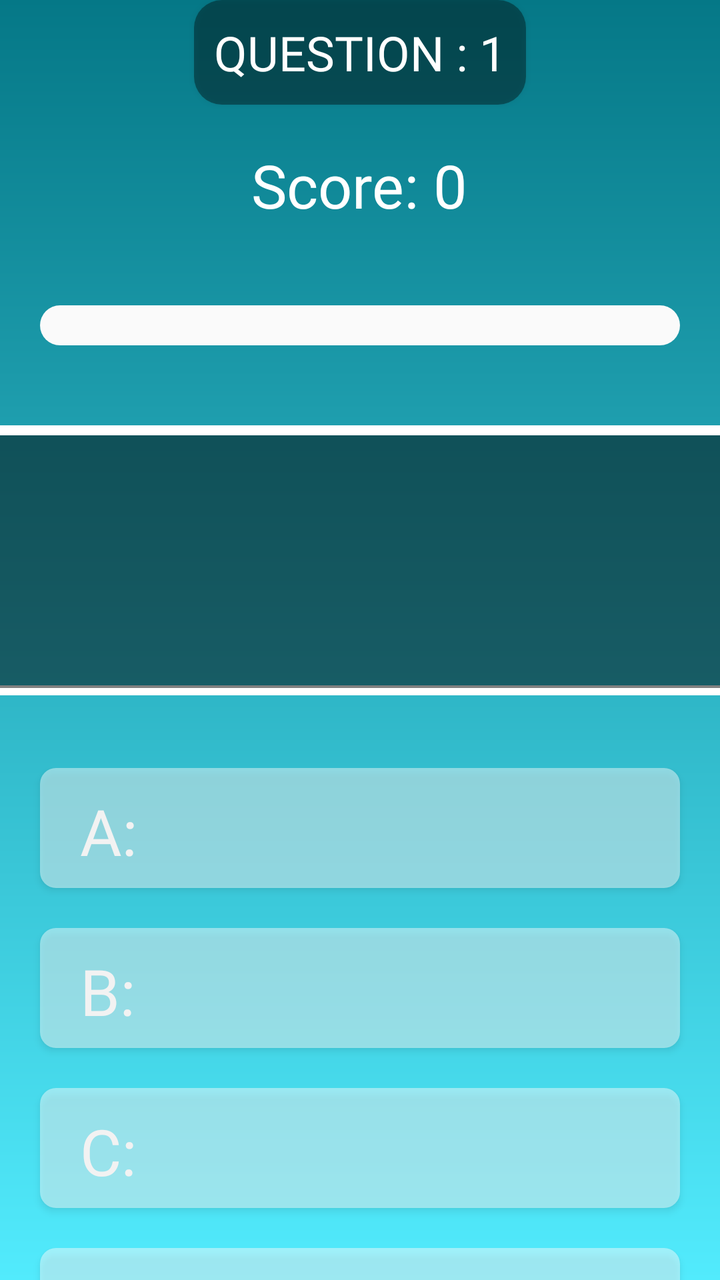
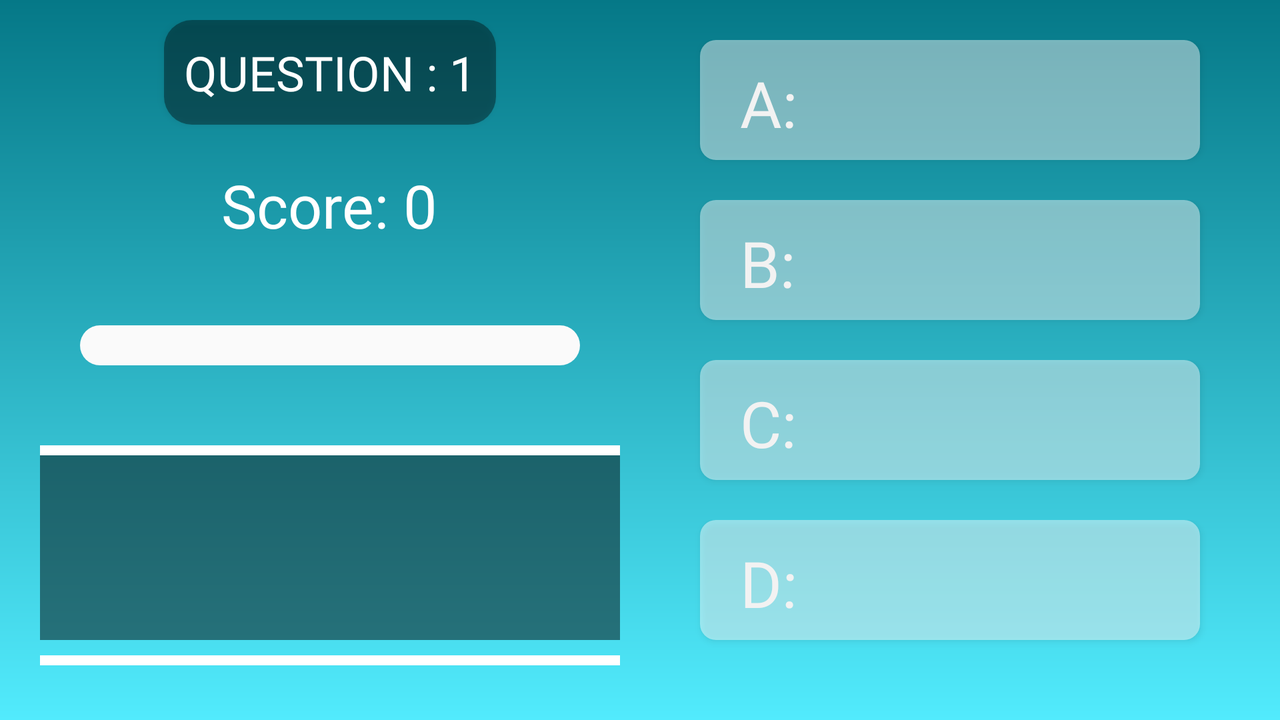

One screen, two layout resources from the same app: the default and the repository's alternative for another configuration. Each is rendered where Android would select it; the XML of both is given below.
<!-- AndroidManifest.xml: application theme Theme.FunMaths -->
<!-- res/layout/activity_multiplication.xml -->
<?xml version="1.0" encoding="utf-8"?>
<LinearLayout xmlns:android="http://schemas.android.com/apk/res/android"
    xmlns:app="http://schemas.android.com/apk/res-auto"
    xmlns:tools="http://schemas.android.com/tools"
    android:id="@+id/container"
    android:layout_width="match_parent"
    android:layout_height="match_parent"
    android:background="@drawable/mul_bg"
    android:gravity="center"
    android:orientation="vertical"
    tools:context=".MainActivity">

    
    <LinearLayout
        android:id="@+id/layoutcontent"
        android:layout_width="match_parent"
        android:layout_height="wrap_content"
        android:orientation="vertical">

        
        <LinearLayout
            android:id="@+id/scorelayout"
            android:layout_width="match_parent"
            android:layout_height="wrap_content"
            android:gravity="center"
            android:orientation="vertical">

            
            <Button
                android:id="@+id/questionNumber"
                android:layout_width="wrap_content"
                android:layout_height="wrap_content"
                android:layout_marginBottom="20dp"
                android:background="@drawable/question_no"
                android:padding="10dp"
                android:text="@string/question_no"
                android:textColor="@color/white"
                android:textSize="24sp">

            </Button>

            
            <TextView
                android:id="@+id/tvScore"
                android:layout_width="wrap_content"
                android:layout_height="wrap_content"
                android:layout_gravity="center"
                android:layout_marginBottom="20dp"
                android:text="@string/score"
                android:textColor="@color/white"
                android:textSize="30sp" />
        </LinearLayout>

        
        <ProgressBar
            android:id="@+id/progressBar"
            style="@style/Widget.AppCompat.ProgressBar.Horizontal"
            android:layout_width="match_parent"
            android:layout_height="wrap_content"
            android:layout_marginStart="20dp"
            android:layout_marginTop="20dp"
            android:layout_marginEnd="20dp"
            android:layout_marginBottom="20dp"
            android:indeterminate="false"
            android:maxHeight="20dp"
            android:minHeight="20dp"
            android:progressDrawable="@drawable/custom_progress"
            android:visibility="visible" />

        
        <RelativeLayout
            android:layout_width="wrap_content"
            android:layout_height="wrap_content">

            
            <TextView
                android:layout_width="match_parent"
                android:layout_height="5sp"
                android:layout_marginTop="20sp"
                android:background="@color/white"
                android:fontFamily="@font/acme">

            </TextView>

            <TextView
                android:layout_width="match_parent"
                android:layout_height="5sp"
                android:layout_marginTop="150sp"
                android:background="@color/white">

            </TextView>

            <TextView
                android:id="@+id/tvQuiz"
                android:layout_width="match_parent"
                android:layout_height="wrap_content"
                android:layout_gravity="center"
                android:layout_marginTop="25sp"
                android:layout_marginBottom="20sp"
                android:background="@color/question_color"
                android:padding="35sp"
                android:textAlignment="center"
                android:textColor="@color/white"
                android:textSize="42sp"
                android:textStyle="bold">

            </TextView>

        </RelativeLayout>

        
        <LinearLayout
            android:layout_width="match_parent"
            android:layout_height="wrap_content"
            android:layout_marginTop="20sp"
            android:gravity="center"
            android:orientation="vertical">
            
            <RelativeLayout
                android:layout_width="match_parent"
                android:layout_height="wrap_content">

                <TextView
                    android:layout_width="wrap_content"
                    android:layout_height="wrap_content"
                    android:layout_marginLeft="40sp"
                    android:layout_marginTop="10sp"
                    android:text="@string/a"
                    android:textColor="@color/white"
                    android:textSize="32sp" />

                <Button
                    android:id="@+id/btn1"
                    android:layout_width="match_parent"
                    android:layout_height="60sp"
                    android:layout_marginLeft="20sp"
                    android:layout_marginRight="20sp"
                    android:layout_marginBottom="20sp"
                    android:background="@drawable/answer_btn"
                    android:textColor="@color/white"
                    android:textSize="32sp" />

            </RelativeLayout>

            
            <RelativeLayout
                android:layout_width="match_parent"
                android:layout_height="wrap_content">

                <TextView
                    android:layout_width="wrap_content"
                    android:layout_height="wrap_content"
                    android:layout_marginLeft="40sp"
                    android:layout_marginTop="10sp"
                    android:text="@string/b"
                    android:textColor="@color/white"
                    android:textSize="32sp" />

                <Button
                    android:id="@+id/btn2"
                    android:layout_width="match_parent"
                    android:layout_height="60sp"
                    android:layout_marginLeft="20sp"
                    android:layout_marginRight="20sp"
                    android:layout_marginBottom="20sp"
                    android:background="@drawable/answer_btn"
                    android:textColor="@color/white"
                    android:textSize="32sp" />
            </RelativeLayout>

            
            <RelativeLayout
                android:layout_width="match_parent"
                android:layout_height="wrap_content">

                <TextView
                    android:layout_width="wrap_content"
                    android:layout_height="wrap_content"
                    android:layout_marginLeft="40sp"
                    android:layout_marginTop="10sp"
                    android:text="@string/c"
                    android:textColor="@color/white"
                    android:textSize="32sp" />

                <Button
                    android:id="@+id/btn3"
                    android:layout_width="match_parent"
                    android:layout_height="60sp"
                    android:layout_marginLeft="20sp"
                    android:layout_marginRight="20sp"
                    android:layout_marginBottom="20sp"
                    android:background="@drawable/answer_btn"
                    android:textColor="@color/white"
                    android:textSize="32sp" />
            </RelativeLayout>

            
            <RelativeLayout
                android:layout_width="match_parent"
                android:layout_height="wrap_content">

                <TextView
                    android:layout_width="wrap_content"
                    android:layout_height="wrap_content"
                    android:layout_marginLeft="40sp"
                    android:layout_marginTop="10sp"
                    android:text="@string/d"
                    android:textColor="@color/white"
                    android:textSize="32sp" />

                <Button
                    android:id="@+id/btn4"
                    android:layout_width="match_parent"
                    android:layout_height="60sp"
                    android:layout_marginLeft="20sp"
                    android:layout_marginRight="20sp"
                    android:layout_marginBottom="20sp"
                    android:background="@drawable/answer_btn"
                    android:textColor="@color/white"
                    android:textSize="32sp" />

            </RelativeLayout>

        </LinearLayout>
        
        <Space
            android:layout_width="match_parent"
            android:layout_height="70dp">

        </Space>

    </LinearLayout>

</LinearLayout>
<!-- resources referenced by this layout -->
<resources>
  <color name="question_color">#7E000000</color>
  <color name="white">#FFFFFFFF</color>
  <!-- drawable answer_btn (drawable) -->
  <?xml version="1.0" encoding="utf-8"?>
  <shape xmlns:android="http://schemas.android.com/apk/res/android"
      android:shape="rectangle">
      <corners android:radius="8dp" /> 
      <solid
          android:color="@color/transparent"
   />
  
  </shape>
  <!-- drawable custom_progress (drawable) -->
  <?xml version="1.0" encoding="utf-8"?>
  <layer-list xmlns:android="http://schemas.android.com/apk/res/android">
  
      
      <item android:id="@android:id/background">
          <shape xmlns:android="http://schemas.android.com/apk/res/android" android:shape="rectangle" >
              <corners
                  android:radius="14dp" />
  
              <solid android:color="#FAFAFA"/>
          </shape>
      </item>
  
      
      <item android:id="@android:id/progress">
          <clip>
              <shape xmlns:android="http://schemas.android.com/apk/res/android" android:shape="rectangle" >
  
                  <corners
                      android:radius="14dp" />
  
                  <gradient
                      android:angle="0"
                      android:centerX="50%"
                      android:centerColor="@color/red_orange"
                      android:startColor="@color/light_red"
                      android:endColor="@color/dark_red"
                      android:type="linear"
                      />
  
              </shape>
          </clip>
      </item>
  </layer-list>
  <!-- drawable mul_bg (drawable) -->
  <?xml version="1.0" encoding="utf-8"?>
  <shape xmlns:android="http://schemas.android.com/apk/res/android">
      <gradient
          android:startColor="@color/dark_blue"
          android:endColor="@color/light_blue"
          android:angle="10"/>
  </shape>
  <!-- drawable question_no (drawable) -->
  <?xml version="1.0" encoding="utf-8"?>
  <shape xmlns:android="http://schemas.android.com/apk/res/android"
      android:shape="rectangle">
      <corners android:radius="14dp" /> 
  
  <solid
      android:color="@color/dark_transparent"/>
  </shape>
  <string name="a">A:</string>
  <string name="b">B:</string>
  <string name="c">C:</string>
  <string name="d">D:</string>
  <string name="question_no">question : 1</string>
  <string name="score">Score: 0</string>
  <style name="Theme.FunMaths" parent="Base.Theme.FunMaths" />
  <color name="transparent">#74FFFFFF</color>
  <color name="red_orange">#cef94147</color>
  <color name="light_red">#f94147</color>
  <color name="dark_red">#9cf94147</color>
  <color name="dark_blue">#057887</color>
  <color name="light_blue">#52EBFD</color>
  <color name="dark_transparent">#60000000</color>
  <style name="Base.Theme.FunMaths" parent="Theme.AppCompat.Light.NoActionBar">
  
          <item name="colorPrimary">@color/white</item>
          <item name="colorSecondary">@color/ash</item>
          <item name="android:fontFamily">@font/font</item>
  
      </style>
  <color name="ash">#878787</color>
</resources>
<!-- res/layout-land/activity_multiplication.xml (the repository's variant of the layout above) -->
<!-- drawn on the phone turned sideways -->
<?xml version="1.0" encoding="utf-8"?>
<LinearLayout xmlns:android="http://schemas.android.com/apk/res/android"
    xmlns:app="http://schemas.android.com/apk/res-auto"
    xmlns:tools="http://schemas.android.com/tools"
    android:id="@+id/layoutcontent"
    android:layout_width="match_parent"
    android:layout_height="match_parent"
    android:background="@drawable/mul_bg"
    android:gravity="center"
    android:orientation="horizontal"
    tools:context=".MainActivity">

    
    <LinearLayout
        android:layout_width="0dp"
        android:layout_height="match_parent"
        android:layout_weight="1"
        android:gravity="center_vertical|start"
        android:orientation="vertical"
        android:paddingStart="20dp"
        android:paddingTop="10dp"
        android:paddingEnd="10dp"
        android:paddingBottom="20dp">

        
        <LinearLayout
            android:id="@+id/scorelayout"
            android:layout_width="match_parent"
            android:layout_height="wrap_content"
            android:gravity="center"
            android:orientation="vertical">

            <Button
                android:id="@+id/questionNumber"
                android:layout_width="wrap_content"
                android:layout_height="wrap_content"
                android:layout_marginBottom="20dp"
                android:background="@drawable/question_no"
                android:padding="10dp"
                android:text="@string/question_no"
                android:textColor="@color/white"
                android:textSize="24sp">

            </Button>

            <TextView
                android:id="@+id/tvScore"
                android:layout_width="wrap_content"
                android:layout_height="wrap_content"
                android:layout_gravity="center"
                android:layout_marginBottom="20dp"
                android:text="@string/score"
                android:textColor="@color/white"
                android:textSize="30sp" />
        </LinearLayout>

        
        <ProgressBar
            android:id="@+id/progressBar"
            style="@style/Widget.AppCompat.ProgressBar.Horizontal"
            android:layout_width="match_parent"
            android:layout_height="wrap_content"
            android:layout_marginStart="20dp"
            android:layout_marginTop="20dp"
            android:layout_marginEnd="20dp"
            android:layout_marginBottom="20dp"
            android:indeterminate="false"
            android:maxHeight="20dp"
            android:minHeight="20dp"
            android:progressDrawable="@drawable/custom_progress"
            android:visibility="visible" />

        <RelativeLayout
            android:layout_width="match_parent"
            android:layout_height="wrap_content">


            <TextView
                android:layout_width="match_parent"
                android:layout_height="5sp"
                android:layout_marginTop="20sp"
                android:background="@color/white">

            </TextView>

            <TextView
                android:layout_width="match_parent"
                android:layout_height="5sp"
                android:layout_marginTop="125sp"
                android:background="@color/white">

            </TextView>


            <TextView
                android:id="@+id/tvQuiz"
                android:layout_width="match_parent"
                android:layout_height="wrap_content"
                android:layout_gravity="center"
                android:layout_marginTop="25sp"
                android:layout_marginBottom="20sp"
                android:background="#7E000000"
                android:padding="25sp"
                android:textAlignment="center"
                android:textColor="@color/white"
                android:textSize="42sp"
                android:textStyle="bold">

            </TextView>

        </RelativeLayout>


    </LinearLayout>

    
    <LinearLayout
        android:layout_width="0dp"
        android:layout_height="match_parent"
        android:layout_weight="1"
        android:gravity="center_vertical|end"
        android:orientation="vertical"
        android:paddingStart="10dp"
        android:paddingTop="20dp"
        android:paddingEnd="20dp"
        android:paddingBottom="20dp">

        
        <RelativeLayout
            android:layout_width="match_parent"
            android:layout_height="wrap_content">

            <TextView
                android:layout_width="wrap_content"
                android:layout_height="wrap_content"
                android:layout_marginLeft="40sp"
                android:layout_marginTop="10sp"
                android:text="@string/a"
                android:textColor="@color/white"
                android:textSize="32sp" />

            <Button
                android:id="@+id/btn1"
                android:layout_width="match_parent"
                android:layout_height="60sp"
                android:layout_marginLeft="20sp"
                android:layout_marginRight="20sp"
                android:layout_marginBottom="20sp"
                android:background="@drawable/answer_btn"
                android:textColor="@color/white"
                android:textSize="32sp" />
        </RelativeLayout>

        
        <RelativeLayout
            android:layout_width="match_parent"
            android:layout_height="wrap_content">

            <TextView
                android:layout_width="wrap_content"
                android:layout_height="wrap_content"
                android:layout_marginLeft="40sp"
                android:layout_marginTop="10sp"
                android:text="@string/b"
                android:textColor="@color/white"
                android:textSize="32sp" />

            <Button
                android:id="@+id/btn2"
                android:layout_width="match_parent"
                android:layout_height="60sp"
                android:layout_marginLeft="20sp"
                android:layout_marginRight="20sp"
                android:layout_marginBottom="20sp"
                android:background="@drawable/answer_btn"
                android:textColor="@color/white"
                android:textSize="32sp" />
        </RelativeLayout>

        
        <RelativeLayout
            android:layout_width="match_parent"
            android:layout_height="wrap_content">

            <TextView
                android:layout_width="wrap_content"
                android:layout_height="wrap_content"
                android:layout_marginLeft="40sp"
                android:layout_marginTop="10sp"
                android:text="@string/c"
                android:textColor="@color/white"
                android:textSize="32sp" />

            <Button
                android:id="@+id/btn3"
                android:layout_width="match_parent"
                android:layout_height="60sp"
                android:layout_marginLeft="20sp"
                android:layout_marginRight="20sp"
                android:layout_marginBottom="20sp"
                android:background="@drawable/answer_btn"
                android:textColor="@color/white"
                android:textSize="32sp" />
        </RelativeLayout>

        
        <RelativeLayout
            android:layout_width="match_parent"
            android:layout_height="wrap_content">

            <TextView
                android:layout_width="wrap_content"
                android:layout_height="wrap_content"
                android:layout_marginLeft="40sp"
                android:layout_marginTop="10sp"
                android:text="@string/d"
                android:textColor="@color/white"
                android:textSize="32sp" />

            <Button
                android:id="@+id/btn4"
                android:layout_width="match_parent"
                android:layout_height="60sp"
                android:layout_marginLeft="20sp"
                android:layout_marginRight="20sp"
                android:layout_marginBottom="20sp"
                android:background="@drawable/answer_btn"
                android:textColor="@color/white"
                android:textSize="32sp" />
        </RelativeLayout>

    </LinearLayout>
</LinearLayout>
<!-- resources referenced by the variant -->
<!-- as the phone turned sideways resolves them -->
<resources>
  <color name="white">#FFFFFFFF</color>
  <!-- drawable answer_btn (drawable) -->
  <?xml version="1.0" encoding="utf-8"?>
  <shape xmlns:android="http://schemas.android.com/apk/res/android"
      android:shape="rectangle">
      <corners android:radius="8dp" /> 
      <solid
          android:color="@color/transparent"
   />
  
  </shape>
  <!-- drawable custom_progress (drawable) -->
  <?xml version="1.0" encoding="utf-8"?>
  <layer-list xmlns:android="http://schemas.android.com/apk/res/android">
  
      
      <item android:id="@android:id/background">
          <shape xmlns:android="http://schemas.android.com/apk/res/android" android:shape="rectangle" >
              <corners
                  android:radius="14dp" />
  
              <solid android:color="#FAFAFA"/>
          </shape>
      </item>
  
      
      <item android:id="@android:id/progress">
          <clip>
              <shape xmlns:android="http://schemas.android.com/apk/res/android" android:shape="rectangle" >
  
                  <corners
                      android:radius="14dp" />
  
                  <gradient
                      android:angle="0"
                      android:centerX="50%"
                      android:centerColor="@color/red_orange"
                      android:startColor="@color/light_red"
                      android:endColor="@color/dark_red"
                      android:type="linear"
                      />
  
              </shape>
          </clip>
      </item>
  </layer-list>
  <!-- drawable mul_bg (drawable) -->
  <?xml version="1.0" encoding="utf-8"?>
  <shape xmlns:android="http://schemas.android.com/apk/res/android">
      <gradient
          android:startColor="@color/dark_blue"
          android:endColor="@color/light_blue"
          android:angle="10"/>
  </shape>
  <!-- drawable question_no (drawable) -->
  <?xml version="1.0" encoding="utf-8"?>
  <shape xmlns:android="http://schemas.android.com/apk/res/android"
      android:shape="rectangle">
      <corners android:radius="14dp" /> 
  
  <solid
      android:color="@color/dark_transparent"/>
  </shape>
  <string name="a">A:</string>
  <string name="b">B:</string>
  <string name="c">C:</string>
  <string name="d">D:</string>
  <string name="question_no">question : 1</string>
  <string name="score">Score: 0</string>
  <style name="Theme.FunMaths" parent="Base.Theme.FunMaths" />
  <color name="transparent">#74FFFFFF</color>
  <color name="red_orange">#cef94147</color>
  <color name="light_red">#f94147</color>
  <color name="dark_red">#9cf94147</color>
  <color name="dark_blue">#057887</color>
  <color name="light_blue">#52EBFD</color>
  <color name="dark_transparent">#60000000</color>
  <style name="Base.Theme.FunMaths" parent="Theme.AppCompat.Light.NoActionBar">
  
          <item name="colorPrimary">@color/white</item>
          <item name="colorSecondary">@color/ash</item>
          <item name="android:fontFamily">@font/font</item>
  
      </style>
  <color name="ash">#878787</color>
</resources>
